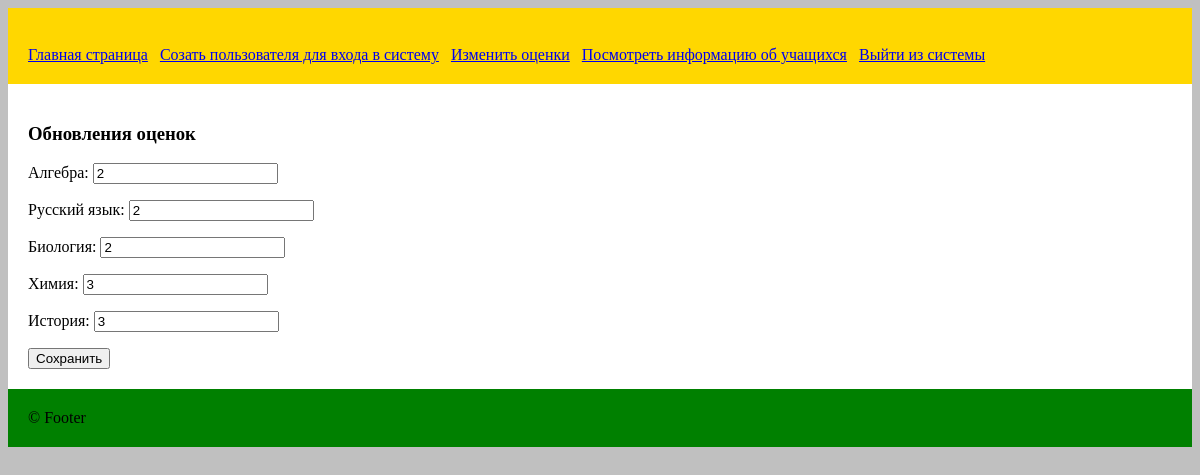
/updateGrade/updateFromID/4 (signed in), run on the app's committed database.
### tables this page shows
CREATE TABLE `users` (
  `id` int(11) NOT NULL,
  `username` varchar(50) NOT NULL,
  `password` varchar(255) NOT NULL,
  `status` varchar(50) NOT NULL,
  `surname` varchar(50) NOT NULL,
  `firstname` varchar(50) NOT NULL,
  `patronymic` varchar(50) DEFAULT NULL,
  `dob` date NOT NULL,
  `algebra` int(11) DEFAULT NULL,
  `russian_language` int(11) DEFAULT NULL,
  `Biology` int(11) DEFAULT NULL,
  `Chemistry` int(11) DEFAULT NULL,
  `History` int(11) DEFAULT NULL
);

### controllers/updateGrade.php (called while the page is built, shortened)
<?php
class UpdateGrade extends Controller {
	public function updateFromID($id){
		$this->model->setID($_POST);
		$this->view->userID = $this->model->getID($id);
		$this->view->render('updateGrade/index');
	}
}

### index.php (called while the page is built, shortened)
<?php
require 'libs/model.php';
$app = new Bootstrap();

### libs/model.php (called while the page is built)
<?php
class Model {
	public function __construct() {
		$this->DataBase = new Database();
	}
}

### models/updateGrade_model.php (called while the page is built, shortened)
<?php
class UpdateGrade_Model extends Model {
    public function getID($id){
        (int)$userid = mysqli_real_escape_string($this->DataBase, $id);
        $sql = "SELECT * FROM users WHERE id = '$userid'";
        if($result = mysqli_query($this->DataBase, $sql)){
            $result = $this->DataBase->query($sql);
            foreach ($result as $row){
                return $row;
            }
        }
    }
    public function setID($data){
        $userid = mysqli_real_escape_string($this->DataBase, $data["id"]);
        $algebra = mysqli_real_escape_string($this->DataBase, $data["algebra"]);
        $russian_language = mysqli_real_escape_string($this->DataBase, $data["russian_language"]);
        $Biology = mysqli_real_escape_string($this->DataBase, $data["Biology"]);
        $Chemistry = mysqli_real_escape_string($this->DataBase, $data["Chemistry"]);
        $History = mysqli_real_escape_string($this->DataBase, $data["History"]);
        $sql = "UPDATE users SET ";
        $sql.= 'algebra = ' . (!empty($algebra) ? $algebra : 'NULL');
        $sql.= ', russian_language = ' . (!empty($russian_language) ? $russian_language : 'NULL');
        $sql.= ', Biology = ' . (!empty($Biology) ? $Biology : 'NULL');
        $sql.= ', Chemistry = ' . (!empty($Chemistry) ? $Chemistry : 'NULL');
        $sql.= ', History = ' . (!empty($History) ? $History : 'NULL');
        $sql.= ' WHERE id = '.$userid;
        mysqli_query($this->DataBase, $sql);
    }
}

### views/updateGrade/index.php (the view, shortened to what this page needs)
<?
	$flag= $this->userID;
?>
<h3>Обновления оценок</h3>
<form action='' method='post'>
	<p>Алгебра: <input type='number' name='algebra' value='<?=$flag["algebra"]?>' /></p>
	<p>Русский язык: <input type='number' name='russian_language' value='<?=$flag["russian_language"]?>' /></p>
	<p>Биология: <input type='number' name='Biology' value='<?=$flag["Biology"]?>' /></p>
	<p>Химия: <input type='number' name='Chemistry' value='<?=$flag["Chemistry"]?>' /></p>
	<p>История: <input type='number' name='History' value='<?=$flag["History"]?>' /></p>
	<input type='submit' value='Сохранить'>
</form>

### public/css/default.css (style rules this page uses)
body { background: silver; }

### data on the page
users: algebra "2", russian_language "2", Biology "2", Chemistry "3", History "3"
